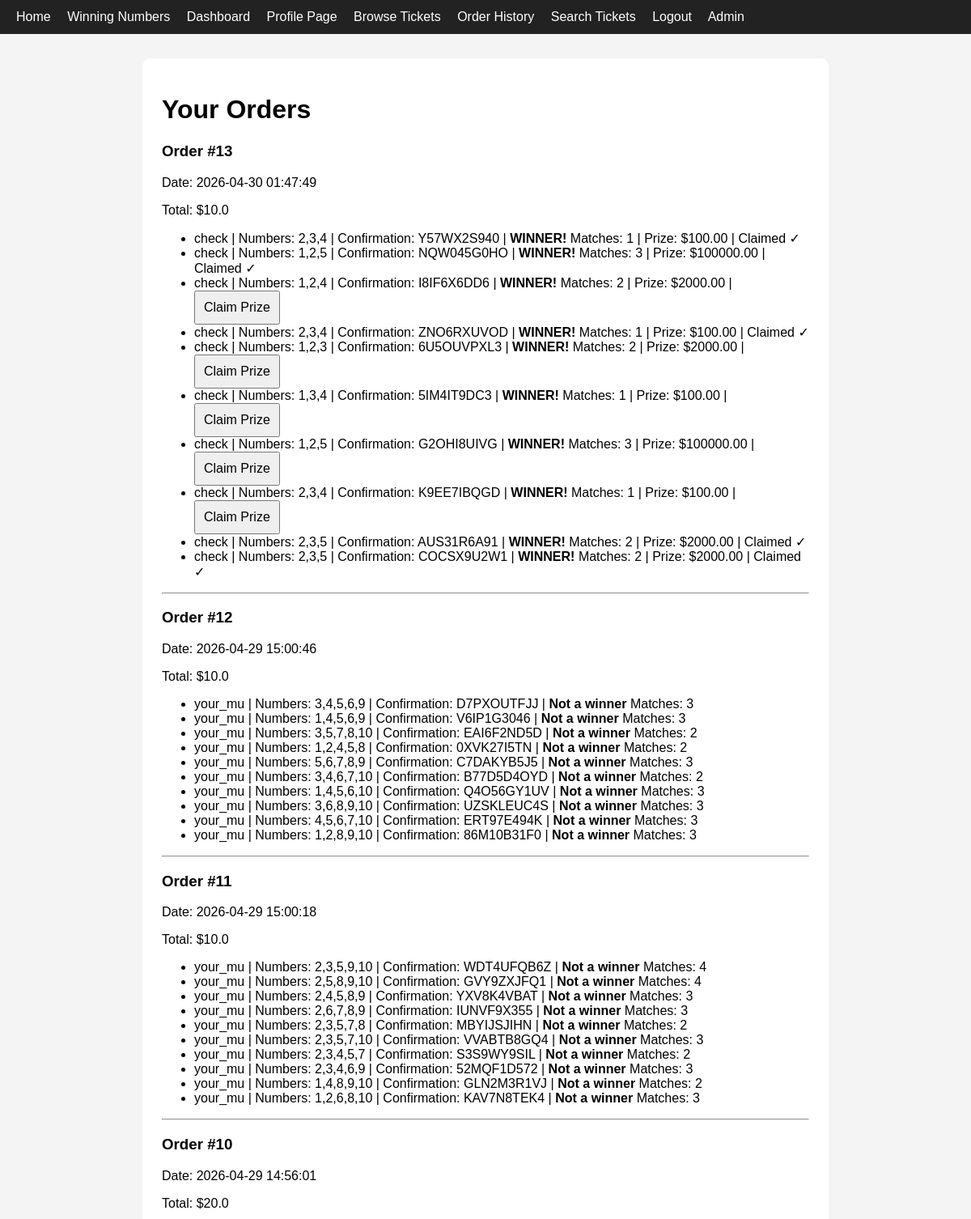
/orders (signed in, upper part), run on the app's committed database.
### tables this page shows
CREATE TABLE orders (
    id INTEGER PRIMARY KEY AUTOINCREMENT,
    user_id INTEGER NOT NULL,
    order_date TEXT NOT NULL,
    total_amount REAL NOT NULL,
    status TEXT NOT NULL,
    FOREIGN KEY (user_id) REFERENCES users (id)
);

CREATE TABLE tickets (
    id INTEGER PRIMARY KEY AUTOINCREMENT,
    order_id INTEGER NOT NULL,
    ticket_type_id INTEGER NOT NULL,
    selected_numbers TEXT NOT NULL,
    selected_bonus TEXT,
    claim_code TEXT,
    payout_type TEXT DEFAULT 'none',
    selection_mode TEXT NOT NULL,
    confirmation_number TEXT NOT NULL UNIQUE,
    is_winner INTEGER NOT NULL DEFAULT 0,
    match_count INTEGER NOT NULL DEFAULT 0,
    bonus_match INTEGER NOT NULL DEFAULT 0,
    winning_amount REAL NOT NULL DEFAULT 0,
    result_status TEXT NOT NULL DEFAULT 'pending_drawing',
    claim_status TEXT NOT NULL DEFAULT 'not_claimed',
    FOREIGN KEY (order_id) REFERENCES orders (id),
    FOREIGN KEY (ticket_type_id) REFERENCES ticket_types (id)
);

CREATE TABLE ticket_types (
    id INTEGER PRIMARY KEY AUTOINCREMENT,
    game_name TEXT NOT NULL,
    price REAL NOT NULL,
    drawing_date TEXT NOT NULL,
    prize_amount REAL NOT NULL,
    winning_numbers TEXT,
    winning_bonus TEXT,
    is_active INTEGER NOT NULL DEFAULT 1
);

### app.py (the view)
@app.route("/orders")
@login_required
def orders():
    db = get_db()
    orders = db.execute("""
        SELECT * FROM orders WHERE user_id=? ORDER BY order_date DESC
    """, (session["user_id"],)).fetchall()
    tickets = db.execute("""
        SELECT t.*, tt.game_name FROM tickets t
        JOIN ticket_types tt ON t.ticket_type_id = tt.id
        JOIN orders o ON t.order_id = o.id
        WHERE o.user_id=? ORDER BY o.order_date DESC, t.id DESC
    """, (session["user_id"],)).fetchall()
    return render_template("orders.html", orders=orders, tickets=tickets)

### app.py (called while the page is built)
def get_db():
    if "db" not in g:
        g.db = sqlite3.connect(DATABASE)
        g.db.row_factory = sqlite3.Row
    return g.db

def login_required(view):
    @wraps(view)
    def wrapped_view(*args, **kwargs):
        if "user_id" not in session:
            flash("Please log in first.")
            return redirect(url_for("login"))
        return view(*args, **kwargs)
    return wrapped_view

### templates/orders.html (shortened to what this page needs)
{% extends "base.html" %}
{% block content %}
<h1>Your Orders</h1>
{% for order in orders %}
    <div>
        <h3>Order #{{ order.id }}</h3>
        <p>Date: {{ order.order_date }}</p>
        <p>Total: ${{ order.total_amount }}</p>
    </div>
    <ul>
    {% for ticket in tickets %}
        {% if ticket.order_id == order.id %}
            <li>
                {{ ticket.game_name }} |
                Numbers: {{ ticket.selected_numbers }}
                {% if ticket.selected_bonus %} + Bonus: {{ ticket.selected_bonus }}{% endif %} |
                Confirmation: {{ ticket.confirmation_number }} |
                {% if ticket.result_status == 'pending_drawing' %}
                    <strong>Status: Pending Drawing</strong>
                {% elif ticket.result_status == 'winning' %}
                    <strong>WINNER!</strong>
                    Matches: {{ ticket.match_count }}
                    {% if ticket.bonus_match %} + Bonus ✓{% endif %} |
                    Prize: ${{ "%.2f"|format(ticket.winning_amount) }} |
                    {% if ticket.claim_status == 'not_claimed' %}
                        <a href="{{ url_for('claim_ticket', ticket_id=ticket.id) }}">
                            <button>Claim Prize</button>
                        </a>
                    {% else %}
                        <span>Claimed ✓</span>
                    {% endif %}
                {% else %}
                    <strong>Not a winner</strong>
                    Matches: {{ ticket.match_count }}
                {% endif %}
            </li>
        {% endif %}
    {% endfor %}
    </ul>
    <hr>
{% endfor %}
{% endblock %}

### static/style.css (style rules this page uses)
body { font-family: Arial, sans-serif; margin: 0; background: #f4f4f4; }
input, button { padding: 10px; font-size: 16px; }
button { cursor: pointer; }

### data on the page
orders: id "13", order_date "2026-04-30 01:47:49", total_amount "10.0"
tickets: game_name "check", selected_numbers "2,3,4", confirmation_number "Y57WX2S940", match_count "1", winning_amount "100.00", claim_status "Claimed ✓"
tickets: game_name "check", selected_numbers "1,2,5", confirmation_number "NQW045G0HO", match_count "3", winning_amount "100000.00", claim_status "Claimed ✓"
tickets: game_name "check", selected_numbers "1,2,4", confirmation_number "I8IF6X6DD6", match_count "2", winning_amount "2000.00"
tickets: game_name "check", selected_numbers "2,3,4", confirmation_number "ZNO6RXUVOD", match_count "1", winning_amount "100.00", claim_status "Claimed ✓"
tickets: game_name "check", selected_numbers "1,2,3", confirmation_number "6U5OUVPXL3", match_count "2", winning_amount "2000.00"
tickets: game_name "check", selected_numbers "1,3,4", confirmation_number "5IM4IT9DC3", match_count "1", winning_amount "100.00"
tickets: game_name "check", selected_numbers "1,2,5", confirmation_number "G2OHI8UIVG", match_count "3", winning_amount "100000.00"
tickets: game_name "check", selected_numbers "2,3,4", confirmation_number "K9EE7IBQGD", match_count "1", winning_amount "100.00"
tickets: game_name "check", selected_numbers "2,3,5", confirmation_number "AUS31R6A91", match_count "2", winning_amount "2000.00", claim_status "Claimed ✓"
tickets: game_name "check", selected_numbers "2,3,5", confirmation_number "COCSX9U2W1", match_count "2", winning_amount "2000.00", claim_status "Claimed ✓"
orders: id "12", order_date "2026-04-29 15:00:46", total_amount "10.0"
tickets: game_name "your_mu", selected_numbers "3,4,5,6,9", confirmation_number "D7PXOUTFJJ", match_count "3"
tickets: game_name "your_mu", selected_numbers "1,4,5,6,9", confirmation_number "V6IP1G3046", match_count "3"
tickets: game_name "your_mu", selected_numbers "3,5,7,8,10", confirmation_number "EAI6F2ND5D", match_count "2"
tickets: game_name "your_mu", selected_numbers "1,2,4,5,8", confirmation_number "0XVK27I5TN", match_count "2"
tickets: game_name "your_mu", selected_numbers "5,6,7,8,9", confirmation_number "C7DAKYB5J5", match_count "3"
tickets: game_name "your_mu", selected_numbers "3,4,6,7,10", confirmation_number "B77D5D4OYD", match_count "2"
tickets: game_name "your_mu", selected_numbers "1,4,5,6,10", confirmation_number "Q4O56GY1UV", match_count "3"
tickets: game_name "your_mu", selected_numbers "3,6,8,9,10", confirmation_number "UZSKLEUC4S", match_count "3"
tickets: game_name "your_mu", selected_numbers "4,5,6,7,10", confirmation_number "ERT97E494K", match_count "3"
tickets: game_name "your_mu", selected_numbers "1,2,8,9,10", confirmation_number "86M10B31F0", match_count "3"
orders: id "11", order_date "2026-04-29 15:00:18", total_amount "10.0"
tickets: game_name "your_mu", selected_numbers "2,3,5,9,10", confirmation_number "WDT4UFQB6Z", match_count "4"
tickets: game_name "your_mu", selected_numbers "2,5,8,9,10", confirmation_number "GVY9ZXJFQ1", match_count "4"
tickets: game_name "your_mu", selected_numbers "2,4,5,8,9", confirmation_number "YXV8K4VBAT", match_count "3"
tickets: game_name "your_mu", selected_numbers "2,6,7,8,9", confirmation_number "IUNVF9X355", match_count "3"
tickets: game_name "your_mu", selected_numbers "2,3,5,7,8", confirmation_number "MBYIJSJIHN", match_count "2"
tickets: game_name "your_mu", selected_numbers "2,3,5,7,10", confirmation_number "VVABTB8GQ4", match_count "3"
tickets: game_name "your_mu", selected_numbers "2,3,4,5,7", confirmation_number "S3S9WY9SIL", match_count "2"
tickets: game_name "your_mu", selected_numbers "2,3,4,6,9", confirmation_number "52MQF1D572", match_count "3"
tickets: game_name "your_mu", selected_numbers "1,4,8,9,10", confirmation_number "GLN2M3R1VJ", match_count "2"
tickets: game_name "your_mu", selected_numbers "1,2,6,8,10", confirmation_number "KAV7N8TEK4", match_count "3"
orders: id "10", order_date "2026-04-29 14:56:01", total_amount "20.0"
